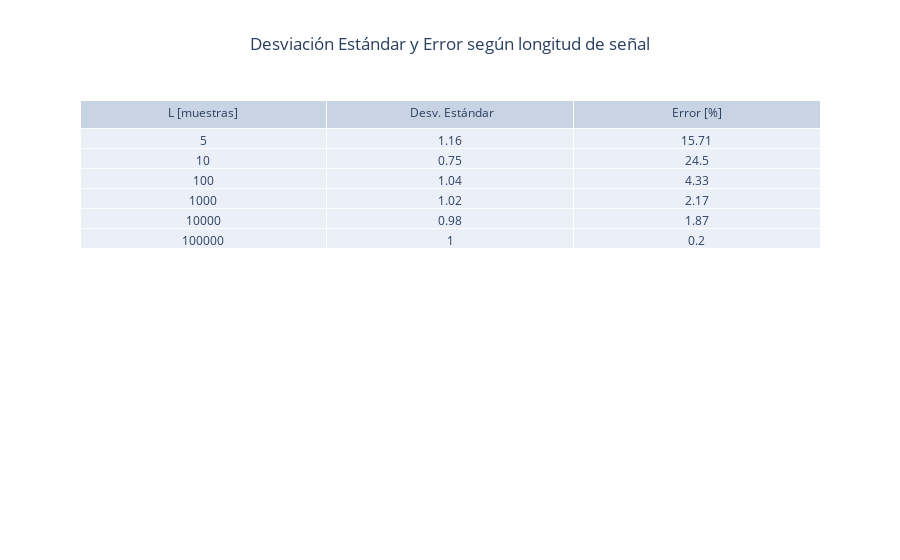

The code cell stored with this chart in its notebook:
### Markdown cell above
Gráfico en tabla

### Code cell
DC_SNR_layout = go.Layout(
    title='Desviación Estándar y Error según longitud de señal',
    title_x=0.5,
    margin=go.layout.Margin(
        autoexpand=True
    )
)

fig = go.Figure(data=[go.Table(header=dict(values=['L [muestras]', ' Desv. Estándar', 'Error [%]'],align='center'),
                cells=dict(values=[np.array(arrayTabla).astype(str), np.around(dsArray, 2), np.around(errorArray,2)],align='center'))
                ],
                layout=DC_SNR_layout)
fig.show()

### Figure 1 — Plotly figure (JSON) as saved in the notebook; plotly's stock layout.template omitted (floating-point values rounded to 4 significant figures)
{"data": [{"cells": {"align": "center", "values": [["5", "10", "100", "1000", "10000", "100000"], [1.16, 0.75, 1.04, 1.02, 0.98, 1], [15.71, 24.5, 4.33, 2.17, 1.87, 0.2]]}, "header": {"align": "center", "values": ["L [muestras]", " Desv. Estándar", "Error [%]"]}, "type": "table"}], "layout": {"margin": {"autoexpand": true}, "title": {"text": "Desviación Estándar y Error según longitud de señal", "x": 0.5}}}
